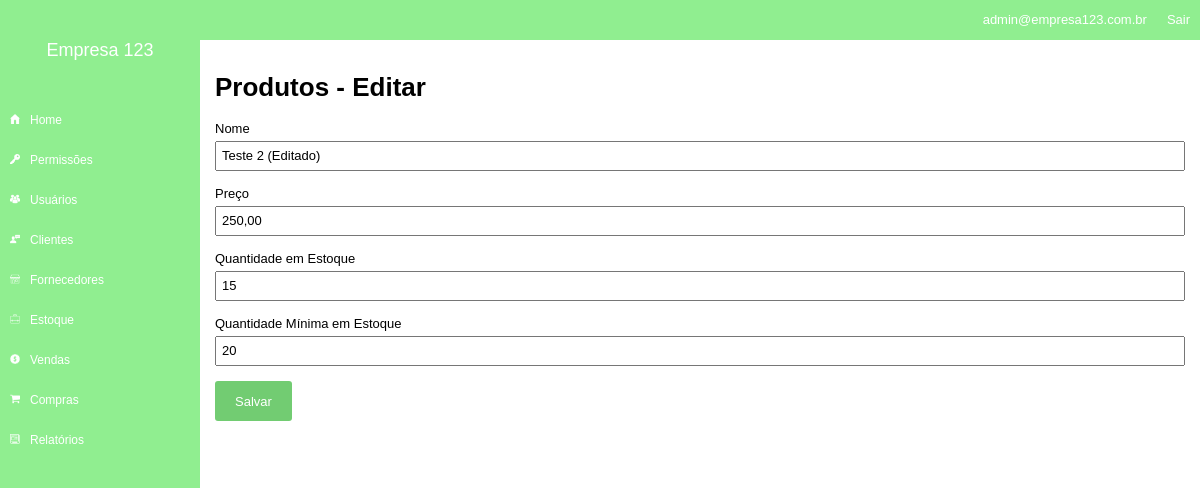
Page /inventory/edit/2 (signed in) on the committed database.
### tables this page shows
CREATE TABLE `inventory` (
  `id` int(11) unsigned NOT NULL AUTO_INCREMENT,
  `id_company` int(11) NOT NULL,
  `name` varchar(100) NOT NULL DEFAULT '',
  `price` float NOT NULL,
  `quant` int(11) NOT NULL,
  `min_quant` int(11) NOT NULL,
  PRIMARY KEY (`id`)
);

### core/Controller.php (called while the page is built, shortened)
<?php
class controller {
	public function loadTemplate($viewName, $viewData = array()) {
		include 'views/template.php';
	}
	public function loadViewInTemplate($viewName, $viewData) {
		extract($viewData);
		include 'views/'.$viewName.'.php';
	}
}

### core/Core.php (called while the page is built, shortened)
<?php
class Core {
	public function run() {
        $url = explode('index.php', $_SERVER['PHP_SELF']);
        $url = end($url);
		$params = array();
		if(!empty($url) && $url != '/') {
			$url = explode('/', $url);
			array_shift($url);
			array_shift($url);
			if(isset($url[0])) {
				$currentAction = $url[0];
				array_shift($url);
			} else {
				$currentAction = 'index';
			}
			if(count($url) > 0) {
				$params = $url;
			}
		} else {
			$currentController = 'homeController';
			$currentAction = 'index';
		}
		$c = new $currentController();
		call_user_func_array(array($c, $currentAction), $params);
	}
}

### index.php (called while the page is built, shortened)
<?php
require 'config.php';
$core = new Core();
$core->run();
?>

### core/Model.php (called while the page is built, shortened)
<?php
class model {
	public function __construct() {
		global $config;
		$this->db = new PDO("mysql:dbname=".$config['dbname'].";host=".$config['host'], $config['dbuser'], $config['dbpass']);
	}
}
?>

### config.php (called while the page is built, shortened)
<?php
$config = array();
if(ENVIRONMENT == 'development') {
	$config['dbname'] = 'estagio1';
	$config['host'] = 'localhost';
	$config['dbuser'] = 'root';
	$config['dbpass'] = '';
} else {
	$config['dbname'] = 'estagio1';
	$config['host'] = 'localhost';
	$config['dbuser'] = 'root';
	$config['dbpass'] = '';
}
?>

### models/Inventory.php (called while the page is built, shortened)
<?php
class Inventory extends model {
	public function getInfo($id, $id_company) {
		$array = array();
		$sql = $this->db->prepare("SELECT * FROM inventory WHERE id = :id AND id_company = :id_company");
		$sql->bindValue(":id", $id);
		$sql->bindValue(":id_company", $id_company);
		$sql->execute();
		if ($sql->rowCount() > 0 ) {
			$array = $sql->fetch();
		}
		return $array;
	}
}

### models/Users.php (called while the page is built, shortened)
<?php
class Users extends model {
	private $userInfo;
	public function setLoggedUser() {
		if(isset($_SESSION['ccUser']) && !empty($_SESSION['ccUser'])) {
			$id = $_SESSION['ccUser'];
			$sql = $this->db->prepare("SELECT * FROM users WHERE id = :id");
			$sql->bindValue(':id', $id);
			$sql->execute();
			if($sql->rowCount() > 0) {
				$this->userInfo = $sql->fetch();
			}
		}
	}
	public function getCompany() {
		if(isset($this->userInfo['id_company'])) {
			return $this->userInfo['id_company'];
		} else {
			return 0;
		}
	}
}

### views/inventory_edit.php (the view, shortened to what this page needs)
<h1>Produtos - Editar</h1>
<form method="POST">
	<label for="name">Nome</label><br/>
	<input type="text" name="name" value="<?php echo $inventory_info['name']; ?>" required /><br/><br/>
	<label for="price">Preço</label><br/>
	<input type="text" name="price" value="<?php echo number_format($inventory_info['price'], 2); ?>" required /><br/><br/>
	<label for="quant">Quantidade em Estoque</label><br/>
	<input type="number" name="quant" value="<?php echo $inventory_info['quant']; ?>" required /><br/><br/>
	<label for="min_quant">Quantidade Mínima em Estoque</label><br/>
	<input type="number" name="min_quant" value="<?php echo $inventory_info['min_quant']; ?>" required /><br/><br/>
	<input type="submit" value="Salvar" />
</form>

### assets/css/template.css (style rules this page uses)
body { margin:0; padding:0; font-size:13px; font-family:Arial; }
input[type=text], input[type=email], input[type=password], input[type=number], select, textarea { width:100%; height:30px; font-size:13px; outline:0; padding-left:5px; padding-right:5px; margin-top:5px; }
input[type=submit], button, .button { border:0px; background-color:#72cc72; color:#FFF; height:40px; line-height: 40px; border-radius:3px; padding-left:20px; padding-right:20px; cursor:pointer; font-size:13px; display: inline-block; }

### rows in the picture
inventory: name "Teste 2 (Editado)", price "250,00", quant "15", min_quant "20"

### other values in the picture
$viewData['company_name'] "Empresa 123"
$viewData['user_email'] "admin@empresa123.com.br"
